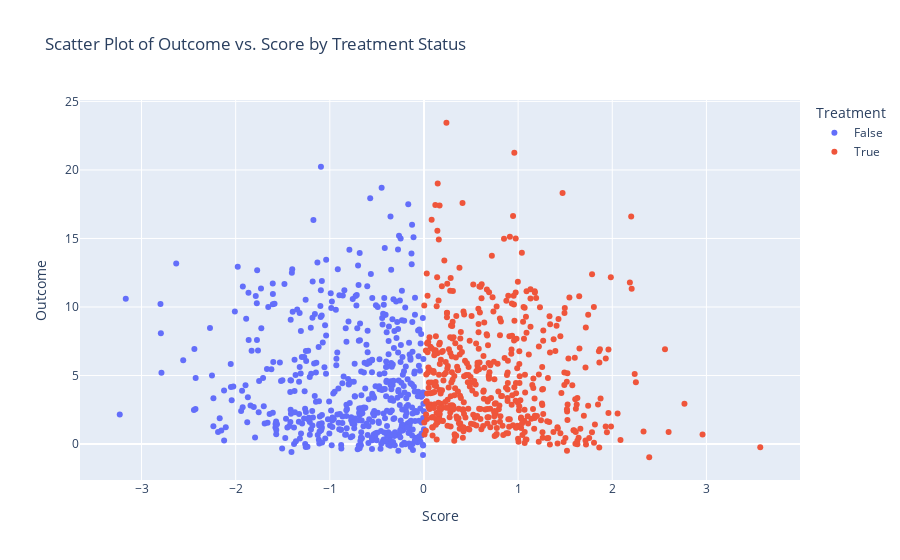

The notebook cell this image was saved under:
### Code cell
fig = px.scatter(
    x=df['score'],
    y=df['y'],
    color=df['d'].astype(bool),
    labels={
        "x": "Score",   
        "y": "Outcome",
        "color": "Treatment"
    },
    title="Scatter Plot of Outcome vs. Score by Treatment Status"
)

fig.update_layout(
    xaxis_title="Score",
    yaxis_title="Outcome"
)
fig.show()

### Figure 1 — Plotly figure (JSON) as saved in the notebook; plotly's stock layout.template omitted (floating-point values rounded to 4 significant figures; data arrays with more than 128 entries replaced by an {"elided": "..."} marker saying what was removed)
{"data": [{"hovertemplate": "Treatment=False<br>Score=%{x}<br>Outcome=%{y}<extra></extra>", "legendgroup": "False", "marker": {"color": "#636efa", "symbol": "circle"}, "mode": "markers", "name": "False", "orientation": "v", "showlegend": true, "type": "scatter", "x": {"elided": "520 float values"}, "xaxis": "x", "y": {"elided": "520 float values"}, "yaxis": "y"}, {"hovertemplate": "Treatment=True<br>Score=%{x}<br>Outcome=%{y}<extra></extra>", "legendgroup": "True", "marker": {"color": "#EF553B", "symbol": "circle"}, "mode": "markers", "name": "True", "orientation": "v", "showlegend": true, "type": "scatter", "x": {"elided": "480 float values"}, "xaxis": "x", "y": {"elided": "480 float values"}, "yaxis": "y"}], "layout": {"legend": {"title": {"text": "Treatment"}, "tracegroupgap": 0}, "title": {"text": "Scatter Plot of Outcome vs. Score by Treatment Status"}, "xaxis": {"anchor": "y", "domain": [0, 1], "title": {"text": "Score"}}, "yaxis": {"anchor": "x", "domain": [0, 1], "title": {"text": "Outcome"}}}}
